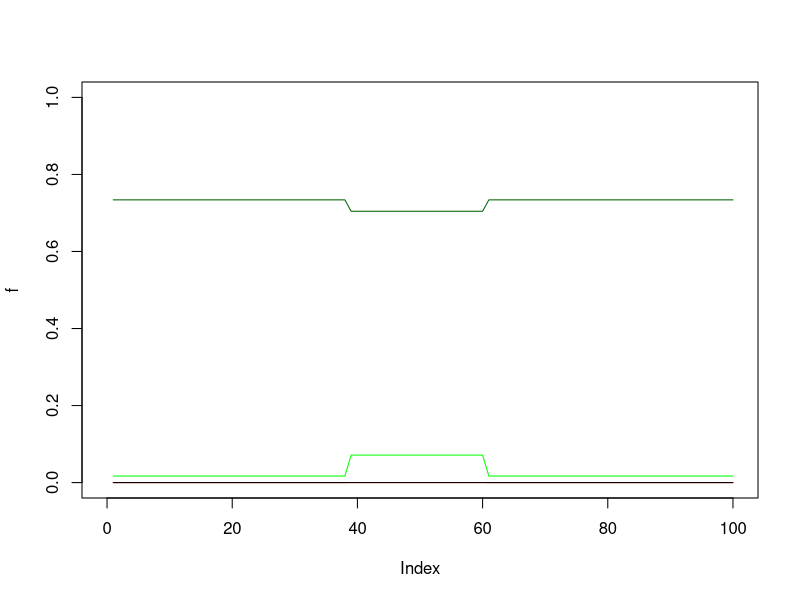

The R source for this figure:
## ---- chunk 1
knitr::opts_chunk$set(echo = TRUE)
## ---- chunk 2
library(deSolve)
library(pracma)
## ---- chunk 3
# Parameters
parameters <- c(
  lambda.n = 0.75, lambda.q = 7.5e-3, lambda.r = 7.575e-3, lambda.s = 0.0375,
  nf = 1, nq = 0.5, nr = 0.5, ns = 0.5,
  L1 = 0.000365,
  dm = 5.1e-12, dn = 1e-9,
  p1 = 2e-7, p2 = 5e-6, p3 = 1e-3, p4 = 1e-2,
  y = 0.00005, b = 0, nabla = 0, alfa = 1.01,
  x = 0)

# Tijdssequentie
times <- 0:65

N <- 100

# Initiële waardes
initial.values <- rep(c(f = 0.75, q = 0, r = 0, s = 0, n = 0, m = 0), each = N)
## ---- chunk 4
for (i in seq((5.5/14*100), (8.5/14*100), 1)) {
  
  # f - darkgreen
  initial.values[round(i)] = 0.72
  # q - light green
  initial.values[round(i) + 100] = 0.05
  
  # n - red
  #initial.values[round(i) + 400] = 0.001
  
  # m - black
  #initial.values[round(i) + 500] = 0.04
}
## ---- chunk 5
verandering <- function (time, initial.values, parameters) {
  with(as.list(c(parameters, initial.values)),{
    
    f <- initial.values[1:N]
    q <- initial.values[(N+1):(2*N)]
    r <- initial.values[(2*N+1):(3*N)]
    s <- initial.values[(3*N+1):(4*N)]
    n <- initial.values[(4*N+1):(5*N)]
    m <- initial.values[(5*N+1):(6*N)]
    
    N <- 100
    
    # Het bereken van A
    A <- n+f+q+r+s
    
    # Vergelijkingen
    df.dt <- - (nf * m * f) - (L1 * f)
    dq.dt <- (lambda.q * q * (1 - A)) - (nq * n * q) + (L1 * f) - (p2 * q)
    dr.dt <- (lambda.r * r * (1 - A)) - (nr * n * r) + (p2 * q) - (p3 * r)
    ds.dt <- (lambda.s * s * (1 - A)) - (ns * n * s) + (p3 * r) - (p4 * s)
    d.accent.n.dt <- (lambda.n * n * (1 - A)) + (dn * gradient(gradient(n, h1 = 14/N), h1 = 14/N)) - 
      (y * gradient(n * gradient(f, h1 = 14/100), h1 = 14 / N)) + (p4 * s)
    d.accent.m.dt <- (dm * gradient(gradient(m, h1 = 14/N), h1 = 14/N)) + (alfa * n * (1 - m)) - (b * m)
    
    # Retourneren van de initiële waardes
    return(list(as.double(c(df.dt, dq.dt, dr.dt, ds.dt, d.accent.n.dt, d.accent.m.dt))))
  })
}
## ---- chunk 6
out <- ode.1D(y = initial.values, times = times, func = verandering, parms = parameters, nspec = 6, dimens = N, bandwidth = 3)
## ---- chunk 7
t <- 60

f <- out[t,1:N+1]
q <- out[t,1+(N+1):(2*N)]
r <- out[t,1+(2*N+1):(3*N)]
s <- out[t,1+(3*N+1):(4*N)]
n <- out[t,1+(4*N+1):(5*N)]
m <- out[t,1+(5*N+1):(6*N)]

max(n)

out

plot(f, type = "l", ylim = c(0, 1), col = "darkgreen", xlim = c(0,100))
points(q, type = "l", col = "green")
points(n, type = "l", col = "red")
points(m, type = "l", col = "black")
